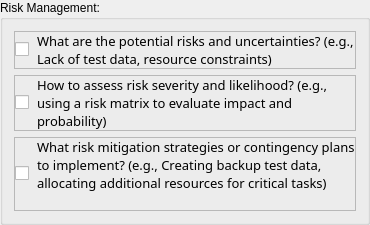
                      <widget class="QGroupBox" name="groupBox_28">
                       <property name="title">
                        <string>Risk Management:</string>
                       </property>
                       <layout class="QVBoxLayout" name="verticalLayout_39">
                        <item>
                         <widget class="QFrame" name="frame_73">
                          <property name="frameShape">
                           <enum>QFrame::StyledPanel</enum>
                          </property>
                          <property name="frameShadow">
                           <enum>QFrame::Raised</enum>
                          </property>
                          <layout class="QHBoxLayout" name="horizontalLayout_78">
                           <property name="spacing">
                            <number>8</number>
                           </property>
                           <property name="leftMargin">
                            <number>0</number>
                           </property>
                           <property name="topMargin">
                            <number>0</number>
                           </property>
                           <property name="rightMargin">
                            <number>0</number>
                           </property>
                           <property name="bottomMargin">
                            <number>0</number>
                           </property>
                           <item>
                            <widget class="QCheckBox" name="cb19">
                             <property name="sizePolicy">
                              <sizepolicy hsizetype="Fixed" vsizetype="Fixed">
                               <horstretch>0</horstretch>
                               <verstretch>0</verstretch>
                              </sizepolicy>
                             </property>
                             <property name="text">
                              <string/>
                             </property>
                            </widget>
                           </item>
                           <item>
                            <widget class="QLabel" name="label_77">
                             <property name="font">
                              <font>
                               <family>Cascadia Mono</family>
                               <pointsize>10</pointsize>
                               <weight>50</weight>
                               <italic>false</italic>
                               <bold>false</bold>
                              </font>
                             </property>
                             <property name="text">
                              <string>What are the potential risks and uncertainties? (e.g., Lack of test data, resource constraints)</string>
                             </property>
                             <property name="wordWrap">
                              <bool>true</bool>
                             </property>
                            </widget>
                           </item>
                          </layout>
                         </widget>
                        </item>
                        <item>
                         <widget class="QFrame" name="frame_74">
                          <property name="frameShape">
                           <enum>QFrame::StyledPanel</enum>
                          </property>
                          <property name="frameShadow">
                           <enum>QFrame::Raised</enum>
                          </property>
                          <layout class="QHBoxLayout" name="horizontalLayout_79">
                           <property name="spacing">
                            <number>8</number>
                           </property>
                           <property name="leftMargin">
                            <number>0</number>
                           </property>
                           <property name="topMargin">
                            <number>0</number>
                           </property>
                           <property name="rightMargin">
                            <number>0</number>
                           </property>
                           <property name="bottomMargin">
                            <number>0</number>
                           </property>
                           <item>
                            <widget class="QCheckBox" name="cb20">
                             <property name="sizePolicy">
                              <sizepolicy hsizetype="Fixed" vsizetype="Fixed">
                               <horstretch>0</horstretch>
                               <verstretch>0</verstretch>
                              </sizepolicy>
                             </property>
                             <property name="text">
                              <string/>
                             </property>
                            </widget>
                           </item>
                           <item>
                            <widget class="QLabel" name="label_78">
                             <property name="font">
                              <font>
                               <family>Cascadia Mono</family>
                               <pointsize>10</pointsize>
                               <weight>50</weight>
                               <italic>false</italic>
                               <bold>false</bold>
                              </font>
                             </property>
                             <property name="text">
                              <string>How to assess risk severity and likelihood? (e.g., using a risk matrix to evaluate impact and probability)</string>
                             </property>
                             <property name="wordWrap">
                              <bool>true</bool>
                             </property>
                            </widget>
                           </item>
                          </layout>
                         </widget>
                        </item>
                        <item>
                         <widget class="QFrame" name="frame_75">
                          <property name="frameShape">
                           <enum>QFrame::StyledPanel</enum>
                          </property>
                          <property name="frameShadow">
                           <enum>QFrame::Raised</enum>
                          </property>
                          <layout class="QHBoxLayout" name="horizontalLayout_80">
                           <property name="spacing">
                            <number>8</number>
                           </property>
                           <property name="leftMargin">
                            <number>0</number>
                           </property>
                           <property name="topMargin">
                            <number>0</number>
                           </property>
                           <property name="rightMargin">
                            <number>0</number>
                           </property>
                           <property name="bottomMargin">
                            <number>0</number>
                           </property>
                           <item>
                            <widget class="QCheckBox" name="cb21">
                             <property name="sizePolicy">
                              <sizepolicy hsizetype="Fixed" vsizetype="Fixed">
                               <horstretch>0</horstretch>
                               <verstretch>0</verstretch>
                              </sizepolicy>
                             </property>
                             <property name="text">
                              <string/>
                             </property>
                            </widget>
                           </item>
                           <item>
                            <widget class="QLabel" name="label_79">
                             <property name="font">
                              <font>
                               <family>Cascadia Mono</family>
                               <pointsize>10</pointsize>
                               <weight>50</weight>
                               <italic>false</italic>
                               <bold>false</bold>
                              </font>
                             </property>
                             <property name="text">
                              <string>What risk mitigation strategies or contingency plans to implement? (e.g., Creating backup test data, allocating additional resources for critical tasks)
 </string>
                             </property>
                             <property name="wordWrap">
                              <bool>true</bool>
                             </property>
                            </widget>
                           </item>
                          </layout>
                         </widget>
                        </item>
                       </layout>
                      </widget>
